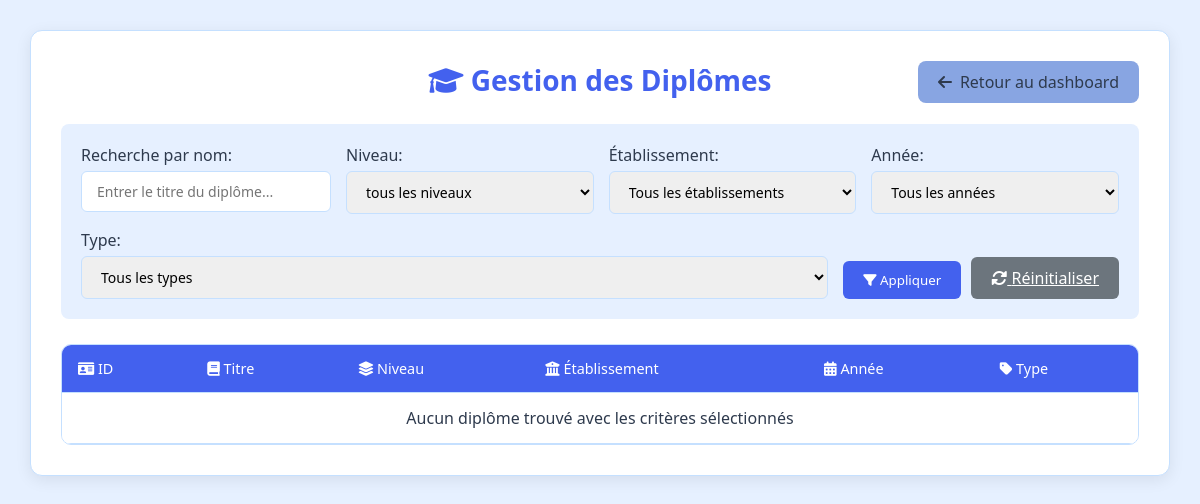
The page /stage/admin/diploms.php?PPR=23 on the database as committed earlier.
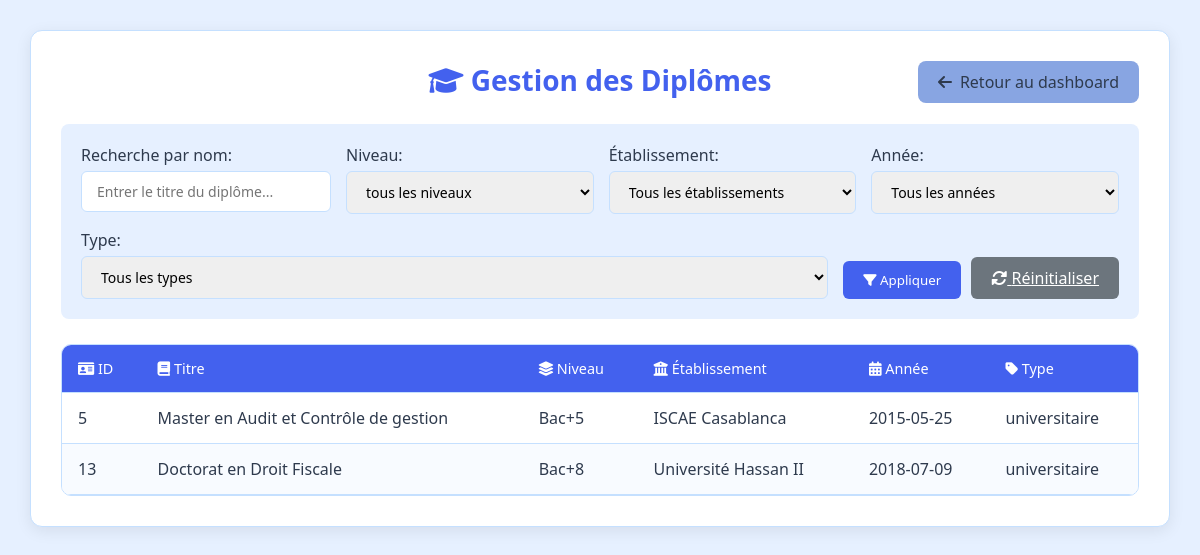
The same page on the database as committed later.
### tables this page shows
CREATE TABLE `diplome` (
  `id` int(11) NOT NULL,
  `Lib` varchar(56) DEFAULT NULL,
  `niveau` varchar(20) DEFAULT NULL,
  `etablissement` varchar(56) DEFAULT NULL,
  `annee` date DEFAULT NULL,
  `type` varchar(20) DEFAULT NULL,
  `PPR` int(11) DEFAULT NULL
);

### stage/admin/diploms.php (the view, shortened to what this page needs)
<?php
$PPR = $_GET["PPR"];
$db = Database::getInstance()->getConnection();
$search = isset($_GET['search']) ? $_GET['search'] : '';
$sql = "SELECT * FROM diplome WHERE PPR = :PPR";
$params = [':PPR' => $PPR];
$stmt = $db->prepare($sql);
foreach ($params as $key => $value) {
    $stmt->bindValue($key, $value);
}
$stmt->execute();
$diploms = $stmt->fetchall(PDO::FETCH_ASSOC);
$role = $_COOKIE['role'];
?>
<!DOCTYPE html>
<html lang="en">
<head>
    <link rel="stylesheet" href="https://cdnjs.cloudflare.com/ajax/libs/font-awesome/6.0.0/css/all.min.css">
</head>
<body>
    <div class="container">
        <h1><i class="fas fa-graduation-cap"></i> Gestion des Diplômes</h1>
        <a href="../gestion.php?PPR=<?= htmlspecialchars($PPR) ?>" class="return-btn">
            <i class="fas fa-arrow-left"></i> Retour au dashboard
        </a>
        <form method="GET" action="">
            <div class="search-filter-container">
                <div class="search-box">
                    <label for="search" style="display: block; margin-bottom: 5px; font-weight: 500;">Recherche par nom:</label>
                    <input type="text" id="search" name="search" placeholder="Entrer le titre du diplôme..."
                           value="<?= htmlspecialchars($search) ?>">
                </div>
                <div class="filter-box">
                    <label for="level" style="display: block; margin-bottom: 5px; font-weight: 500;">Niveau:</label>
                    <select id="level" name="level">
                        <option value="">tous les niveaux</option>
                    </select>
                </div>
                <div class="filter-box">
                    <label for="institution" style="display: block; margin-bottom: 5px; font-weight: 500;"> Établissement:</label>
                    <select id="institution" name="institution">
                        <option value="">Tous les établissements </option>
                    </select>
                </div>
                <div class="filter-box">
                    <label for="year" style="display: block; margin-bottom: 5px; font-weight: 500;">Année:</label>
                    <select id="year" name="year">
                        <option value="">Tous les années </option>
                    </select>
                </div>
                <div class="filter-box">
                    <label for="type" style="display: block; margin-bottom: 5px; font-weight: 500;">Type:</label>
                    <select id="type" name="type">
                        <option value="">Tous les types</option>
                    </select>
                </div>
                <div class="filter-actions">
                    <button type="submit" class="filter-btn">
                        <i class="fas fa-filter"></i> Appliquer
                    </button>
                    <a href="diploms.php?PPR=<?= htmlspecialchars($PPR) ?>" class="reset-btn">
                        <i class="fas fa-sync-alt"></i> Réinitialiser
                    </a>
                </div>
            </div>
        </form>
        <table>
            <thead>
                <tr>
                    <th><i class="fas fa-id-card"></i> ID</th>
                    <th><i class="fas fa-book"></i> Titre</th>
                    <th><i class="fas fa-layer-group"></i> Niveau</th>
                    <th><i class="fas fa-university"></i> Établissement</th>
                    <th><i class="fas fa-calendar-alt"></i> Année</th>
                    <th><i class="fas fa-tag"></i> Type</th>
                </tr>
            </thead>
            <tbody>
                <?php if (empty($diploms)): ?>
                    <tr>
                        <td colspan="<?= $role === 'admin' ? 7 : 6 ?>" style="text-align: center;">
                           Aucun diplôme trouvé avec les critères sélectionnés
                     </td>
                    </tr>
                <?php else: ?>
                    <?php foreach($diploms as $diplom): ?>
                        <tr>
                            <td><?= htmlspecialchars($diplom["id"]) ?></td>
                            <td><?= htmlspecialchars($diplom["Lib"]) ?></td>
                            <td><?= htmlspecialchars($diplom["niveau"]) ?></td>
                            <td><?= htmlspecialchars($diplom["etablissement"]) ?></td>
                            <td><?= htmlspecialchars($diplom["annee"]) ?></td>
                            <td><?= htmlspecialchars($diplom["type"]) ?></td>
                        </tr>
                    <?php endforeach; ?>
                <?php endif; ?>
            </tbody>
        </table>
    </div>
</body>
</html>

Rows that differ between the two databases and show on the page:
added diplome: id "5", Lib "Master en Audit et Contrôle de gestion", niveau "Bac+5", etablissement "ISCAE Casablanca", annee "2015-05-25", type "universitaire"
added diplome: id "13", Lib "Doctorat en Droit Fiscale", niveau "Bac+8", etablissement "Université Hassan II", annee "2018-07-09", type "universitaire"
Other text that changed with them:
text no longer shown: "Aucun diplôme trouvé avec les critères sélectionnés"
